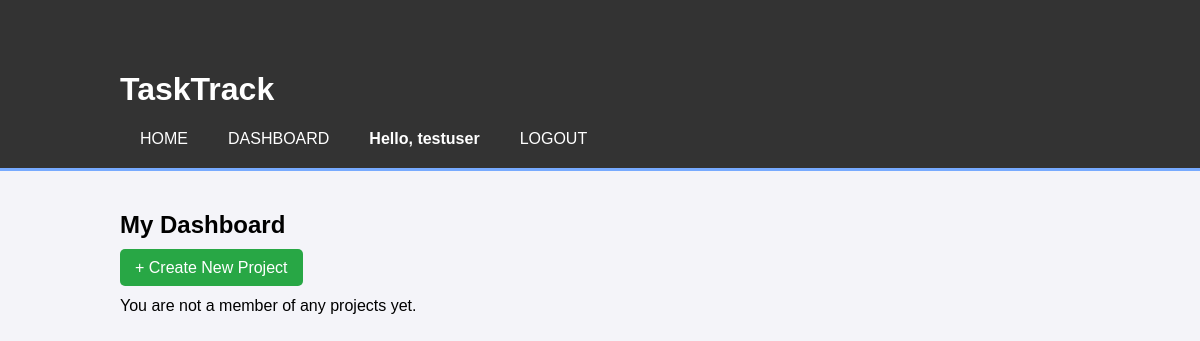
The page /dashboard (signed in) on the database as committed earlier.
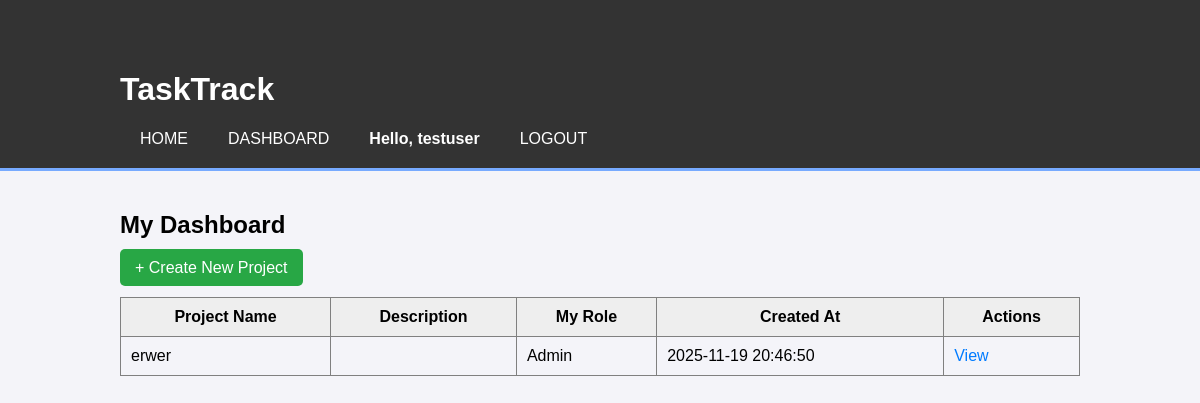
The same page on the database as committed later.
### tables this page shows
CREATE TABLE project_members (
    project_id INTEGER NOT NULL,
    user_id INTEGER NOT NULL,
    role TEXT NOT NULL,
    PRIMARY KEY (project_id, user_id),
    FOREIGN KEY (project_id) REFERENCES projects (project_id),
    FOREIGN KEY (user_id) REFERENCES users (user_id)
);

CREATE TABLE projects (
    project_id INTEGER PRIMARY KEY,
    project_name TEXT NOT NULL,
    description TEXT,
    owner_id INTEGER NOT NULL,
    created_at TEXT NOT NULL,
    FOREIGN KEY (owner_id) REFERENCES users (user_id)
);

### app.py (the view)
@app.route('/dashboard')
def dashboard():
    if 'user_id' not in session:
        return redirect(url_for('login'))
    user_id = session['user_id']
    connection = get_db_connection()
    projects = connection.execute(
        '''
        SELECT p.*, pm.role
        FROM projects p
        JOIN project_members pm ON p.project_id = pm.project_id
        WHERE pm.user_id = ?
        ''',
        (user_id,)
    ).fetchall()
    connection.close()
    return render_template('dashboard.html', projects=projects)

### app.py (called while the page is built)
def get_db_connection():
    connection = sqlite3.connect('fake_db.db')
    connection.row_factory = sqlite3.Row
    return connection

### templates/dashboard.html
{% extends 'base.html' %}
{% block content %}
    <h2>My Dashboard</h2>
    <div style="margin-bottom: 20px;">
        <a href="{{ url_for('create_project') }}" class="button" style="background-color: #28a745; color: white; padding: 10px 15px; text-decoration: none; border-radius: 5px;">+ Create New Project</a>
    </div>
    {% if projects %}
        <table border="1" cellpadding="10" cellspacing="0" style="width: 100%; border-collapse: collapse;">
            <thead>
                <tr style="background-color: #eee;">
                    <th>Project Name</th>
                    <th>Description</th>
                    <th>My Role</th>
                    <th>Created At</th>
                    <th>Actions</th>
                </tr>
            </thead>
            <tbody>
                {% for project in projects %}
                    <tr>
                        <td>{{ project['project_name'] }}</td>
                        <td>{{ project['description'] }}</td>
                        <td>{{ project['role'] }}</td>
                        <td>{{ project['created_at'] }}</td>
                        <td>
                            <a href="{{ url_for('view_project', project_id=project['project_id']) }}" style="color: #007bff; text-decoration: none;">View</a>
                        </td>
                    </tr>
                {% endfor %}
            </tbody>
        </table>
    {% else %}
        <p>You are not a member of any projects yet.</p>
    {% endif %}
{% endblock %}

### templates/base.html (shortened to what this page needs)
<!DOCTYPE html>
<html lang="en">
<head>
    <link rel="stylesheet" href="{{ url_for('static', filename='style.css') }}">
</head>
<body>
    <header>
        <div class="container">
            <h1>TaskTrack</h1>
            <nav>
                <ul>
                    <li><a href="{{ url_for('index') }}">Home</a></li>
                    {% if session['user_id'] %}
                        <li><a href="{{ url_for('dashboard') }}">Dashboard</a></li>
                        <li style="color: white; font-weight: bold;">Hello, {{ session['username'] }}</li>
                        <li><a href="{{ url_for('logout') }}">Logout</a></li>
                    {% else %}
                        <li><a href="{{ url_for('login') }}">Login</a></li>
                        <li><a href="{{ url_for('register') }}">Register</a></li>
                    {% endif %}
                </ul>
            </nav>
        </div>
    </header>
    <div class="container">
        {% block content %}{% endblock %}
    </div>
</body>
</html>

### static/style.css (style rules this page uses)
body { font-family: sans-serif; background-color: #f4f4f9; margin: 0; padding: 0; }
.container { width: 80%; margin: auto; overflow: hidden; padding: 20px; }
header { background: #333; color: #fff; padding-top: 30px; min-height: 70px; border-bottom: #77aaff 3px solid; }
header a { color: #fff; text-decoration: none; text-transform: uppercase; font-size: 16px; }
header ul { padding: 0; margin: 0; list-style: none; overflow: hidden; }
header li { float: left; display: inline; padding: 0 20px 0 20px; }

Rows that differ between the two databases and show on the page:
added project_members: project_name "erwer", role "Admin", created_at "2025-11-19 20:46:50"
Other text that changed with them:
text no longer shown: "You are not a member of any projects yet."
text now shown: "Project Name Description My Role Created At Actions"
